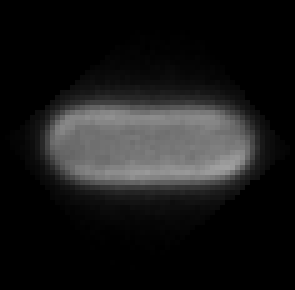
#> input picture examples/example1/fluorescence_1.tif, 59 x 58 px (shown 5 times larger); the run also reads 1 picture not shown here
$ python example1.py
#> lines starting #> are read from the running program, lines starting #| are printed output that depends on the picture; after the words box and inside, x2 and y2 are one past the last pixel; in counts of white or black regions, pixels touching at a corner belong together
import tifffile
from colicoords import Data, Cell
from colicoords.plot import CellPlot
import matplotlib.pyplot as plt

binary_img = tifffile.imread('binary_1.tif')
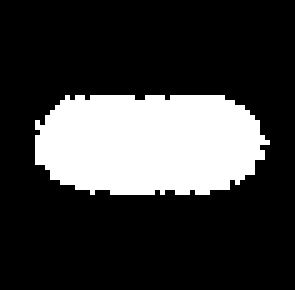
#> binary_img: shape (58, 59) uint16 (shown 5 times larger); values 0 (black) and 1 (white), 23.2% white; 1 white region, box (x1, y1, x2, y2) and area: (7, 19, 54, 39) 794
fluorescence_img = tifffile.imread('fluorescence_1.tif')
#> fluorescence_img is the input picture: shape (58, 59) uint16; min 0, max 41219, mean 6523.3

#> (the run stopped early here; a loop or call above may not have finished)
